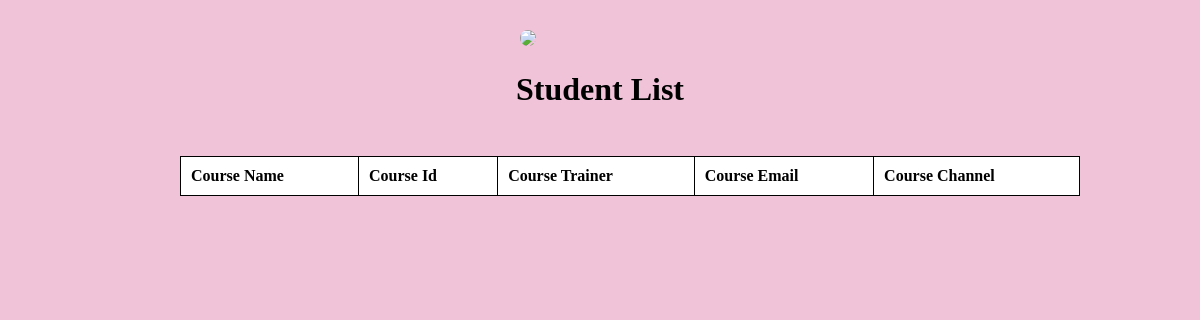
/courses/list/, run on an earlier commit of the app's database.
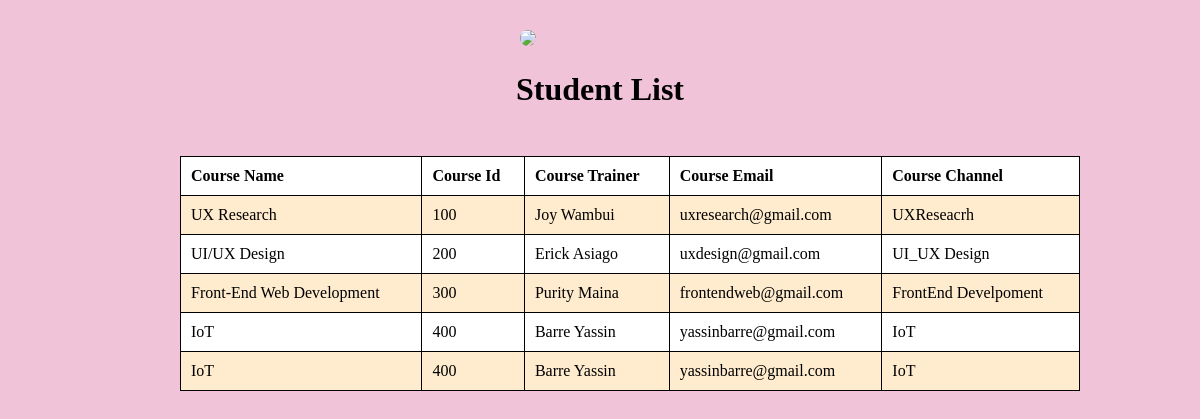
And on a later commit of the database.
### courses/models.py (models this page shows)
class Courses(models.Model):
    course_name=models.CharField(max_length=40)
    course_id=models.PositiveSmallIntegerField(null=True)
    course_description=models.CharField(max_length=200)
    course_trainer=models.CharField(max_length=40)
    course_room=models.CharField(max_length=10)
    course_email=models.EmailField(null=True)
    course_channel=models.CharField(max_length=20)
    course_calendar=models.DateField(null=True)
    course_syllabus=models.FileField(upload_to="documents/",null=True, blank=True)

### courses/views.py (the view)
# urls.py: path("list/", course_list, name="list"),
def course_list(request):
    courses = Courses.objects.all()
    return render(request, "course_list.htm", {"courses":courses})

### courses/templates/course_list.htm (shortened to what this page needs)
<!DOCTYPE html>
<html lang="en">
<head>
</head>
<body>
    <img class = "pic" src="https://encrypted-tbn0.gstatic.com/images?q=tbn:ANd9GcQAriIaiHNiXxhv7x1m99
    _HC9s55DEELgOHPEobCvdI3OFyx5LGDE0EHUZf3WG5cdvMh6A&usqp=CAU">
    <center><h1>Student List</h1></center>
    <table class="table">
        <tr>
            <th>Course Name</th>
            <th>Course Id</th>
            <th>Course Trainer</th>
            <th>Course Email</th>
            <th>Course Channel</th>
        </tr>
        {% for course in courses%}
        <tr>
            <td>
                {{course.course_name}}
            </td>
            <td>
                {{course.course_id}}
            </td>
            <td>
                {{course.course_trainer}}
            </td>
            <td>
                {{course.course_email}}
            </td>
            <td>
                {{course.course_channel}}
            </td>
        </tr>
        {% endfor %}
    </table>
</body>
</html>

What changed in the data, as far as the page shows it:
added Courses: course_name "UX Research", course_id "100", course_trainer "Joy Wambui", course_email "uxresearch@gmail.com", course_channel "UXReseacrh"
added Courses: course_name "UI/UX Design", course_id "200", course_trainer "Erick Asiago", course_email "uxdesign@gmail.com", course_channel "UI_UX Design"
added Courses: course_name "Front-End Web Development", course_id "300", course_trainer "Purity Maina", course_email "frontendweb@gmail.com", course_channel "FrontEnd Develpoment"
added Courses: course_name "IoT", course_id "400", course_trainer "Barre Yassin", course_email "yassinbarre@gmail.com", course_channel "IoT"
added Courses: course_name "IoT", course_id "400", course_trainer "Barre Yassin", course_email "yassinbarre@gmail.com", course_channel "IoT"
